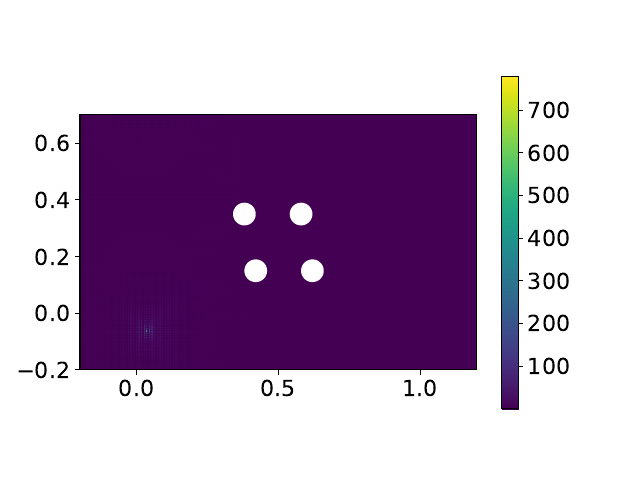

This chart was generated by the following Python code:
#!/usr/bin/python
import matplotlib.pyplot as pt
import numpy as np

pt.rc("font", size=16)
x = np.loadtxt("plot26.dat1")
x = x.reshape(  200,  200, order="F")
y = np.loadtxt("plot26.dat2")
f=open("plot26.dat3","r")
iss = 0
nd =     4
for i in range(nd):
    nn = int(f.readline())
    pt.fill(y[iss:iss+nn,0],y[iss:iss+nn,1],facecolor="w")
    iss=iss+nn

pt.imshow(x, extent=[-0.20, 1.20,-0.20, 0.70])
cb=pt.colorbar(shrink=.9)
pt.savefig("plot26.pdf")
